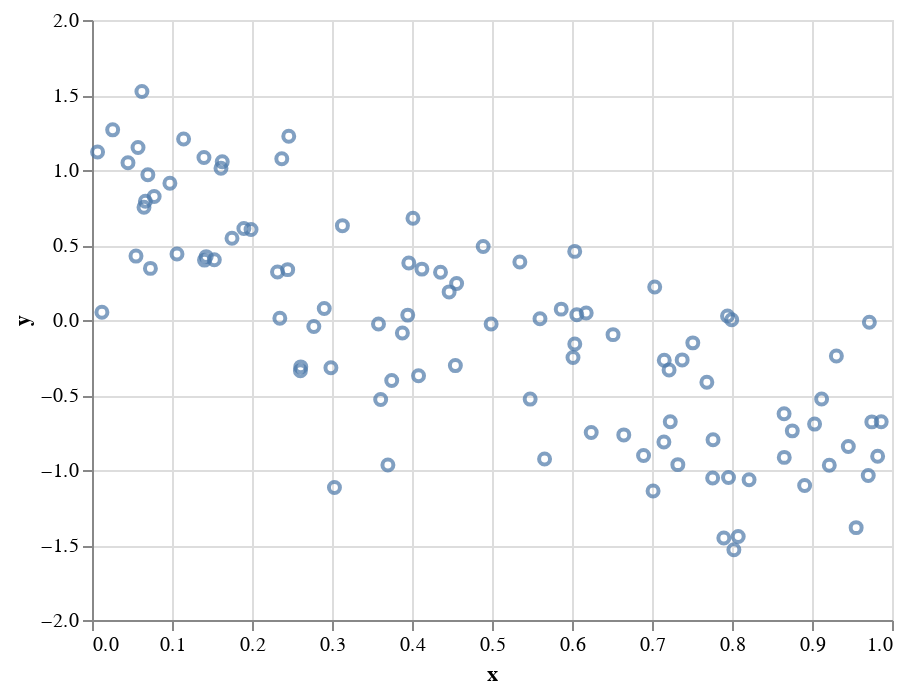

Write notebook code for a chart like this one.
### Code cell
## linear relationship

# intercept, slope
a, b = 1, -2

# noise
noise_sd = 0.5
noise = np.random.normal(loc = 0, scale = noise_sd, size = 100)

# simulate y
sim_df['y'] = a + b*x + noise

# plot
scatter = alt.Chart(
    sim_df
).mark_point().encode(
    x = 'x',
    y = 'y'
)

# compute correlation
print('correlation: ', sim_df.corr().loc['x', 'y'])
scatter

### Figure 1 — Vega-Lite specification as saved in the notebook (floating-point values rounded to 4 significant figures)
{"config": {"view": {"continuousWidth": 400, "continuousHeight": 300}}, "data": {"name": "data-38c9d449cac1fd53d908b5b56074bc23"}, "mark": "point", "encoding": {"x": {"field": "x", "type": "quantitative"}, "y": {"field": "y", "type": "quantitative"}}, "$schema": "https://vega.github.io/schema/vega-lite/v4.17.0.json", "datasets": {"data-38c9d449cac1fd53d908b5b56074bc23": [{"x": 0.1529, "y": 0.4017}, {"x": 0.3699, "y": -0.9667}, {"x": 0.3608, "y": -0.5301}, {"x": 0.606, "y": 0.03515}, {"x": 0.2986, "y": -0.3187}, {"x": 0.9216, "y": -0.9686}, {"x": 0.1612, "y": 1.011}, {"x": 0.9305, "y": -0.24}, {"x": 0.9748, "y": -0.6793}, {"x": 0.912, "y": -0.5263}, {"x": 0.9032, "y": -0.6939}, {"x": 0.0124, "y": 0.0514}, {"x": 0.1988, "y": 0.6029}, {"x": 0.4082, "y": -0.3712}, {"x": 0.7996, "y": 0.001774}, {"x": 0.4542, "y": -0.304}, {"x": 0.7034, "y": 0.2195}, {"x": 0.8024, "y": -1.531}, {"x": 0.3031, "y": -1.117}, {"x": 0.388, "y": -0.08694}, {"x": 0.313, "y": 0.629}, {"x": 0.5657, "y": -0.927}, {"x": 0.7377, "y": -0.2661}, {"x": 0.8651, "y": -0.6249}, {"x": 0.1406, "y": 0.3993}, {"x": 0.4989, "y": -0.02705}, {"x": 0.06983, "y": 0.9679}, {"x": 0.4012, "y": 0.6785}, {"x": 0.05752, "y": 1.149}, {"x": 0.489, "y": 0.4898}, {"x": 0.4124, "y": 0.3392}, {"x": 0.1062, "y": 0.4401}, {"x": 0.9865, "y": -0.678}, {"x": 0.2319, "y": 0.3197}, {"x": 0.7758, "y": -1.054}, {"x": 0.175, "y": 0.545}, {"x": 0.7944, "y": 0.02644}, {"x": 0.1628, "y": 1.054}, {"x": 0.0777, "y": 0.8229}, {"x": 0.7686, "y": -0.4147}, {"x": 0.0624, "y": 1.523}, {"x": 0.9717, "y": -0.01501}, {"x": 0.4558, "y": 0.2439}, {"x": 0.9703, "y": -1.036}, {"x": 0.3581, "y": -0.02675}, {"x": 0.05499, "y": 0.426}, {"x": 0.5348, "y": 0.3863}, {"x": 0.2372, "y": 1.075}, {"x": 0.3747, "y": -0.4037}, {"x": 0.7763, "y": -0.7985}, {"x": 0.8214, "y": -1.065}, {"x": 0.6177, "y": 0.04631}, {"x": 0.6012, "y": -0.2497}, {"x": 0.1898, "y": 0.6105}, {"x": 0.9552, "y": -1.384}, {"x": 0.5477, "y": -0.5273}, {"x": 0.4464, "y": 0.1873}, {"x": 0.2459, "y": 1.225}, {"x": 0.8078, "y": -1.443}, {"x": 0.07302, "y": 0.3441}, {"x": 0.7149, "y": -0.8134}, {"x": 0.2605, "y": -0.3377}, {"x": 0.7228, "y": -0.6778}, {"x": 0.2446, "y": 0.3357}, {"x": 0.3947, "y": 0.03261}, {"x": 0.261, "y": -0.3124}, {"x": 0.006973, "y": 1.12}, {"x": 0.6894, "y": -0.9037}, {"x": 0.065, "y": 0.7522}, {"x": 0.7898, "y": -1.453}, {"x": 0.7013, "y": -1.14}, {"x": 0.6034, "y": 0.4574}, {"x": 0.9454, "y": -0.8429}, {"x": 0.7153, "y": -0.2683}, {"x": 0.7323, "y": -0.9643}, {"x": 0.6513, "y": -0.09757}, {"x": 0.2773, "y": -0.0438}, {"x": 0.8908, "y": -1.104}, {"x": 0.8653, "y": -0.9159}, {"x": 0.7956, "y": -1.05}, {"x": 0.09736, "y": 0.9113}, {"x": 0.06678, "y": 0.7922}, {"x": 0.624, "y": -0.7501}, {"x": 0.02584, "y": 1.268}, {"x": 0.9821, "y": -0.9087}, {"x": 0.6035, "y": -0.1597}, {"x": 0.396, "y": 0.3795}, {"x": 0.751, "y": -0.1525}, {"x": 0.56, "y": 0.00827}, {"x": 0.2348, "y": 0.01224}, {"x": 0.5865, "y": 0.07249}, {"x": 0.04498, "y": 1.048}, {"x": 0.4356, "y": 0.3178}, {"x": 0.1399, "y": 1.083}, {"x": 0.1145, "y": 1.207}, {"x": 0.6647, "y": -0.766}, {"x": 0.8754, "y": -0.7391}, {"x": 0.1427, "y": 0.4226}, {"x": 0.2903, "y": 0.07656}, {"x": 0.7213, "y": -0.3336}]}}
